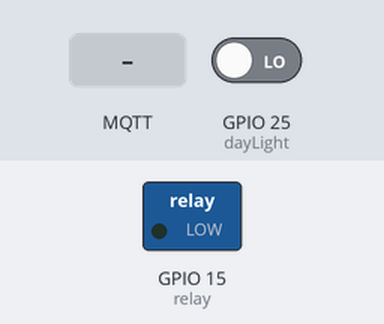
The sketch below on a simulated ESP32. Parts: switched loads named in the sketch (green lamp = pin HIGH). Inputs (shaded band) come from the test bench; at power-on: GPIO 25 (dayLight) LOW. WiFi joins after 1.5 s; servers stay silent unless stated; no MQTT or app messages arrive unless stated; what the sketch prints to the serial monitor is not drawn.

Above: at 2.7 s.
2.8 s: MQTT message "ON" arrives on the first subscribed topic
At 5.7 s:
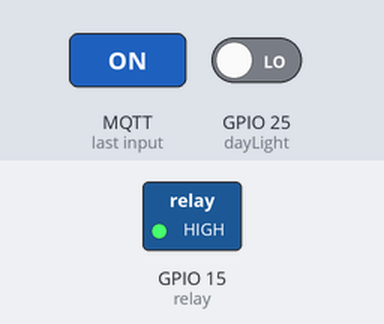
6.0 s: MQTT message "OFF" arrives on the first subscribed topic
At 8.7 s:
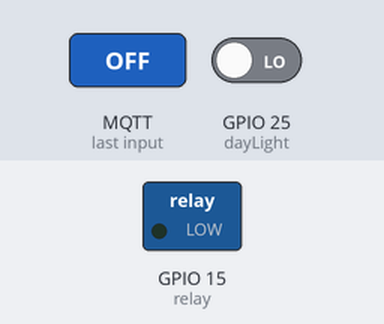
9.0 s: GPIO 25 (dayLight) driven HIGH
At 10.4 s:
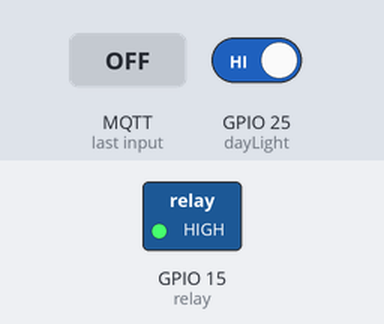
11.0 s: GPIO 25 (dayLight) driven LOW
At 12.0 s:
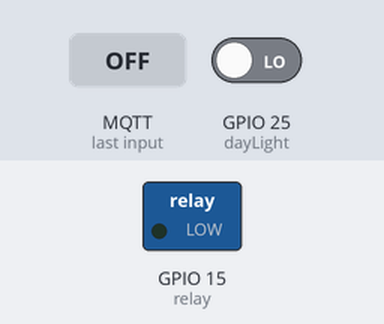
Timing chart, 0 to 14.0 s (numbered marks = the images above; inputs shaded):
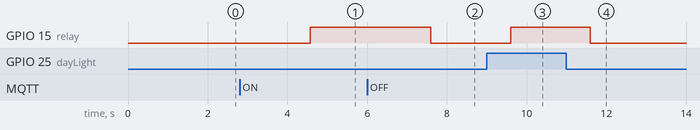

The sketch:

esp32_ssl.ino
```cpp
#include <Wire.h>
#include "I2C_Anything.h"
#include "secrets.h"
#include <WiFiClientSecure.h>
#include <MQTTClient.h>
#include <ArduinoJson.h>
#include "WiFi.h"
const byte MY_ADDRESS = 42;
const byte relay = 15;
const byte dayLight = 25;
int lightValue ;
String lightState;
volatile boolean haveData = false;
volatile float voltage_1,current_1;//,power_1,energy_1,pf_1,frequency_1;
volatile float voltage_2,current_2;//,power_2,energy_2,pf_2,frequency_2;
volatile float voltage_3,current_3;//,power_3,energy_3,pf_3,frequency_3;
// The MQTT topics that this device should publish/subscribe


#define AWS_IOT_PUBLISH_TOPIC   "$aws/rules/Ingest_pipeline_rule"
#define AWS_IOT_SUBSCRIBE_TOPIC "Rakaz_IoT_c2d/f5f6b765-4e51-49be-93b1-81d9b73cce12"


WiFiClientSecure net = WiFiClientSecure();
MQTTClient client = MQTTClient(256);

void connectAWS()
{
  WiFi.mode(WIFI_STA);
  WiFi.begin(WIFI_SSID, WIFI_PASSWORD);

  Serial.println("Connecting to Wi-Fi");

  while (WiFi.status() != WL_CONNECTED){
    delay(500);
    Serial.print(".");
  }

  // Configure WiFiClientSecure to use the AWS IoT device credentials
  net.setCACert(AWS_CERT_CA);
  net.setCertificate(AWS_CERT_CRT);
  net.setPrivateKey(AWS_CERT_PRIVATE);

  // Connect to the MQTT broker on the AWS endpoint we defined earlier
  client.begin(AWS_IOT_ENDPOINT, 8883, net);

  // Create a message handler
  client.onMessage(messageHandler);

  Serial.println("Connecting to AWS IOT");

  while (!client.connect(THINGNAME)) {
    Serial.print(".");
    delay(100);
  }

  if(!client.connected()){
    Serial.println("AWS IoT Timeout!");
    return;
  }

  // Subscribe to a topic
  client.subscribe(AWS_IOT_SUBSCRIBE_TOPIC);

  Serial.println("AWS IoT Connected!");
}

void publishMessage()
{
  StaticJsonDocument<200> doc;
  doc["deviceId"] = "POC_Street_Light";
  doc["volatage_r"] = voltage_1;
  doc["current_r"]  = current_1;
  doc["volatage_y"] = voltage_2;
  doc["current_y"]  = current_2;
  doc["volatage_b"] = voltage_3;
  doc["current_b"]  = current_3;
  char jsonBuffer[512];
  serializeJson(doc, jsonBuffer); // print to client

  client.publish(AWS_IOT_PUBLISH_TOPIC, jsonBuffer);
  Serial.println("Done  Publish");
}

void messageHandler(String &topic, String &payload) {
  Serial.println("incoming: " + topic + " - " + payload);
  lightState= payload;
//  StaticJsonDocument<200> doc;
//  deserializeJson(doc, payload);
//  const char* message = doc["message"];
}

void setup() {
  pinMode(relay, OUTPUT);
  pinMode(dayLight, INPUT);
  Wire.begin (MY_ADDRESS);
  Wire.onReceive (receiveEvent);
  Serial.begin(9600);
  connectAWS();
}

void loop() {
   if (haveData)
    {
    Serial.print ("R Voltage = ");
    Serial.println (voltage_1);
    Serial.print ("R Current = ");
    Serial.println (current_1);
    Serial.print ("Y Voltage = ");
    Serial.println (voltage_2);
    Serial.print ("Y Current = ");
    Serial.println (current_2);
    Serial.print ("B Voltage = ");
    Serial.println (voltage_3);
    Serial.print ("B Current = ");
    Serial.println (current_3);
    haveData = false;
    }
  publishMessage();
  client.loop();
  delay(1000);
  lightValue = digitalRead(dayLight);
  if(lightValue == 1 || lightState == "ON"){
    digitalWrite(relay,1);
  }
  else if(lightValue == 0 || lightState == "OFF"){
    digitalWrite(relay,0);
  }

}
void receiveEvent (int howMany)
 {
 if (howMany >= (sizeof voltage_1) + (sizeof current_1)+(sizeof voltage_2) + (sizeof current_2)+(sizeof voltage_3) + (sizeof current_3))
   {
   I2C_readAnything (voltage_1);
   I2C_readAnything (current_1);
   I2C_readAnything (voltage_2);
   I2C_readAnything (current_2);
   I2C_readAnything (voltage_3);
   I2C_readAnything (current_3);
   haveData = true;
   }  // end if have enough data
 }  // en
```

I2C_Anything.h
```cpp
#include <Arduino.h>
#include <Wire.h>

template <typename T> unsigned int I2C_writeAnything (const T& value)
  {
  Wire.write((byte *) &value, sizeof (value));
  return sizeof (value);
  }  // end of I2C_writeAnything

template <typename T> unsigned int I2C_readAnything(T& value)
  {
    byte * p = (byte*) &value;
    unsigned int i;
    for (i = 0; i < sizeof value; i++)
          *p++ = Wire.read();
    return i;
  }  // end of I2C_readAnything
```

secrets.h
```cpp
// (licence header left out)
#include <pgmspace.h>

#define SECRET
#define THINGNAME "device123"

const char WIFI_SSID[] = "Unique_Galaxy";
const char WIFI_PASSWORD[] = "embedded@unique";
const char AWS_IOT_ENDPOINT[] = "a13p7xnji7t9a5-ats.iot.me-central-1.amazonaws.com";

// Amazon Root CA 1
static const char AWS_CERT_CA[] PROGMEM = R"EOF(
-----BEGIN CERTIFICATE-----
MIIDQTCCAimgAwIBAgITBmyfz5m/jAo54vB4ikPmljZbyjANBgkqhkiG9w0BAQsF
ADA5MQswCQYDVQQGEwJVUzEPMA0GA1UEChMGQW1hem9uMRkwFwYDVQQDExBBbWF6
b24gUm9vdCBDQSAxMB4XDTE1MDUyNjAwMDAwMFoXDTM4MDExNzAwMDAwMFowOTEL
MAkGA1UEBhMCVVMxDzANBgNVBAoTBkFtYXpvbjEZMBcGA1UEAxMQQW1hem9uIFJv
b3QgQ0EgMTCCASIwDQYJKoZIhvcNAQEBBQADggEPADCCAQoCggEBALJ4gHHKeNXj
ca9HgFB0fW7Y14h29Jlo91ghYPl0hAEvrAIthtOgQ3pOsqTQNroBvo3bSMgHFzZM
9O6II8c+6zf1tRn4SWiw3te5djgdYZ6k/oI2peVKVuRF4fn9tBb6dNqcmzU5L/qw
IFAGbHrQgLKm+a/sRxmPUDgH3KKHOVj4utWp+UhnMJbulHheb4mjUcAwhmahRWa6
VOujw5H5SNz/0egwLX0tdHA114gk957EWW67c4cX8jJGKLhD+rcdqsq08p8kDi1L
93FcXmn/6pUCyziKrlA4b9v7LWIbxcceVOF34GfID5yHI9Y/QCB/IIDEgEw+OyQm
jgSubJrIqg0CAwEAAaNCMEAwDwYDVR0TAQH/BAUwAwEB/zAOBgNVHQ8BAf8EBAMC
AYYwHQYDVR0OBBYEFIQYzIU07LwMlJQuCFmcx7IQTgoIMA0GCSqGSIb3DQEBCwUA
A4IBAQCY8jdaQZChGsV2USggNiMOruYou6r4lK5IpDB/G/wkjUu0yKGX9rbxenDI
U5PMCCjjmCXPI6T53iHTfIUJrU6adTrCC2qJeHZERxhlbI1Bjjt/msv0tadQ1wUs
N+gDS63pYaACbvXy8MWy7Vu33PqUXHeeE6V/Uq2V8viTO96LXFvKWlJbYK8U90vv
o/ufQJVtMVT8QtPHRh8jrdkPSHCa2XV4cdFyQzR1bldZwgJcJmApzyMZFo6IQ6XU
5MsI+yMRQ+hDKXJioaldXgjUkK642M4UwtBV8ob2xJNDd2ZhwLnoQdeXeGADbkpy
rqXRfboQnoZsG4q5WTP468SQvvG5
-----END CERTIFICATE-----
)EOF";

// Device Certificate
static const char AWS_CERT_CRT[] PROGMEM = R"KEY(
-----BEGIN CERTIFICATE-----
MIIDWjCCAkKgAwIBAgIVAPHEWOXKZZ0B5CVWXl3OyIKKnvyPMA0GCSqGSIb3DQEB
CwUAME0xSzBJBgNVBAsMQkFtYXpvbiBXZWIgU2VydmljZXMgTz1BbWF6b24uY29t
IEluYy4gTD1TZWF0dGxlIFNUPVdhc2hpbmd0b24gQz1VUzAeFw0yNDA3MTMwNzMx
MjJaFw00OTEyMzEyMzU5NTlaMB4xHDAaBgNVBAMME0FXUyBJb1QgQ2VydGlmaWNh
dGUwggEiMA0GCSqGSIb3DQEBAQUAA4IBDwAwggEKAoIBAQCk9KkIluomai92+PxL
dzEK75zIhPYdbfdRc+g1WA2d204t1Sijn4nFTt8MGVz0A2cXJ+AIey5tMjaETBn6
uL29VbCqRxeQ51LfdQJWNlul5okmJujMAHZKPBqqPZ5JfrAT9CBiiepEUQ9FVahl
71jiSu1CYRVJWe/r1/+RdjffVCnxCwim5XwWjRHenP0KZjJmW6P2uJPJxJyGJmdg
xp0rRIHdpNcSUDKyIKhRa9LKv5vva63m4tkJ9ZndeLGT6mmVyIJF6O/+2PgLCA3G
1fJb7RWSzDx7Y9kr0fJ9m9q2AFj8gfcS48rIa0Fwbmcme0MBJ5+v18dVSxkEEwQ0
wql9AgMBAAGjYDBeMB8GA1UdIwQYMBaAFFV6pHtR5atwf4clypJqTiTkveA/MB0G
A1UdDgQWBBQipWGOYk6NMGlgSWPGCw/uYrJvejAMBgNVHRMBAf8EAjAAMA4GA1Ud
DwEB/wQEAwIHgDANBgkqhkiG9w0BAQsFAAOCAQEADks1Mcu9Bq8yc5Uef/E5JQXh
I7Hs8r+gSh29HGJzLkUxtBxCnSjWQ3PnHwCubjGaG0DB21fkzjqM9HFWss0P0Hst
JlWS3vKmnkTu9RlHYqyjbuPT1gn8VE2m1xglcp2tqrwgJerWy7XLUDUNYnlbQZw4
aKDhzoF3T+E27Si89/9WKQ0FAZJ+fXKG4O6P7vlIs46q0Jv0W9J18AxbTWQCgCXl
bVAjw6iPfT5VPDRz+bbaekB0rxYH/eHG9QDIlGXzn7Vv5badqKVSuN8HuYaQlLM9
2S2cMOEAOn1cSI2S96SdZXi2jbPfnYr4haUxZYiDImglZJTf62Gb45e6t1s9eg==
-----END CERTIFICATE-----
)KEY";

// Device Private Key
static const char AWS_CERT_PRIVATE[] PROGMEM = R"KEY(
-----BEGIN RSA PRIVATE KEY-----
MIIEowIBAAKCAQEApPSpCJbqJmovdvj8S3cxCu+cyIT2HW33UXPoNVgNndtOLdUo
o5+JxU7fDBlc9ANnFyfgCHsubTI2hEwZ+ri9vVWwqkcXkOdS33UCVjZbpeaJJibo
zAB2Sjwaqj2eSX6wE/QgYonqRFEPRVWoZe9Y4krtQmEVSVnv69f/kXY331Qp8QsI
puV8Fo0R3pz9CmYyZluj9riTycSchiZnYMadK0SB3aTXElAysiCoUWvSyr+b72ut
5uLZCfWZ3Xixk+pplciCRejv/tj4CwgNxtXyW+0Vksw8e2PZK9HyfZvatgBY/IH3
EuPKyGtBcG5nJntDASefr9fHVUsZBBMENMKpfQIDAQABAoIBAQCkQOMYJH4fpliB
FUjUNGlnRFVP7eXMRDWiq9GrXHSinT9pr/l5hGEBUZoUSCUg7Up36kLQ7ye5n+hd
MBImcFKu92alB4lVxqHk1HRxOEtmFPq4PMJOcJ9ZKCQ9JII7GKVoGQ0uUbouMLEO
D09RwVU2b/l0wYsasS2QIFLhm1/jRid2ZB7X+5fk5UtYbJhsfCHF5xA3FL1lwqtp
xufHvb0EmFvjGj5rNi4u8W/Io+87jhqlFIOm+Z3sZYyeDgTXmhGHv3ThY4eIsKkP
tol3n7ry/OpR8w10o7H1suHVgHuBa2aRHQWYCu2+k6q+gSQdOpkRH2DwyUDus/3p
MQz21V7BAoGBANiG1P9dzYOT5BBXzgTAW5ZLtbvdj7v+6LGkpwcFL05uh9Bbs9zC
aOC9IuOazhh2Kddid73QznqkDwnpj3HcQe9A73xB1KFOlB71V7rCdIYixYLJAYCO
U0PmOnv/JQIOh3TN5XSngZNyqvHx1RpGwjOx2T9t8ldo+1l1wHl+BF45AoGBAMMH
CsMOuibAYtkZL/zL2wYry7EDMglMHje0eislKK3XrpOyGyaWh2pqba2DWFUZKec3
aeNw263wQ1exNi5dMVPPMub9isxwm4V0f68EH/KMTgE218ixPHZSlrwrvrOtanCA
edIKyMrwiPwX29iE/9PdB9WXJdIe/dwEC2tSxWVlAoGAay2SkTUlXVP/N/e+iquM
qkCfnHZ3h18OX6BY7Sir2e7sWz6JMWUp9NSqSG+ARKt42pxrGRIaoqpCp21tC7cz
C/LgmGkdjxsORqS64D8Q3rSnf61viOrqXFnB6U7KStJWSoMAaVXg1dOUul4yVedg
iaYnGzaZFptoj0eyFnFCSEECgYBdgPnS7TOosqJxzdapEB/RhJvjIVITDRCLypas
KuOm/Xpwy3qi9Ja2GZK+FvP50Ne7SGEXL5vTeBcBazA76Ghm8zdHchXi0LZvtJwn
EAY1JrmbcWzhhsAjRpOIYjzLLoCSsbY2Uv9T9SDoJJQ96f4x2I4SBKaYaE1z9+h1
qziC1QKBgCBF9f8912+mLSd4F7RXyLnrvKVTAUvTKHqcMY0qh8BHt1I1RJ2ayOvO
miSLdNVEBPHxcQmCww+MIRVqheT4QV+L+JzFahuh9mrv1Avfwp4ue2mwbXF2/gsm
CMLiCweyRA267XKszg9iVSdg98iwSEtihPoNDMWpDdc2Trg4NjxS
-----END RSA PRIVATE KEY-----
)KEY";
```

Measured:
- after the input at 2.8 s, GPIO 15 (relay): LOW → HIGH after 1.8 s
- after the input at 6.0 s, GPIO 15 (relay): HIGH → LOW after 1.6 s
- after the input at 9.0 s, GPIO 15 (relay): LOW → HIGH after 0.60 s
- after the input at 11.0 s, GPIO 15 (relay): HIGH → LOW after 0.60 s
